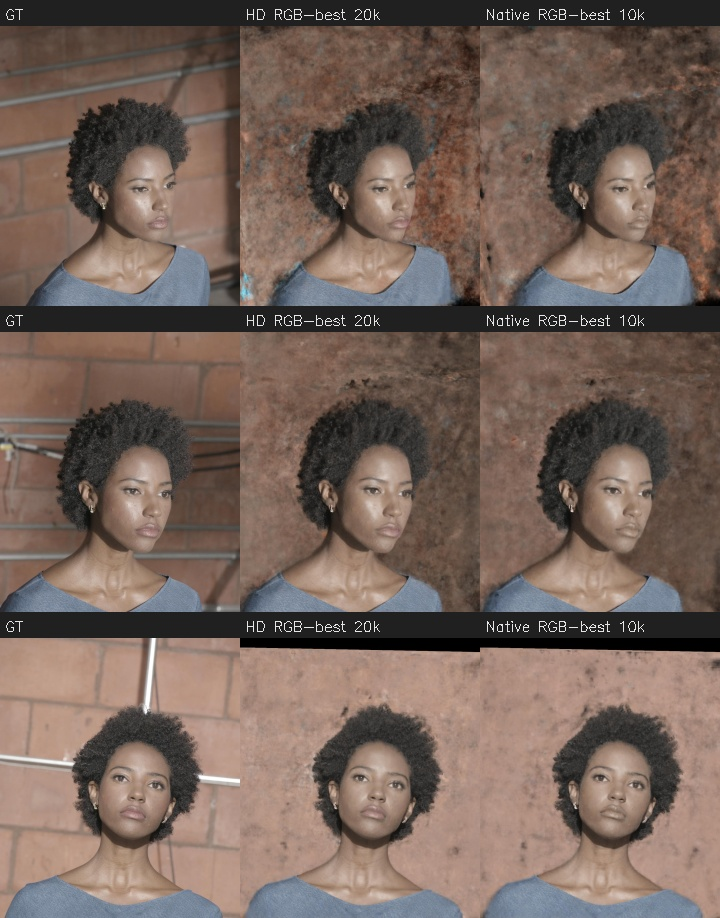
#> input picture LookCloser/experiments/assets/dec5_001055_native_head/raw_best_all3_review.jpg, 720 x 918 px
$ python -i correct_GC_generation.py   (imports and definitions only)
#> lines starting #> are read from the running program, lines starting #| are printed output that depends on the picture
from pathlib import Path
import sys,os,json,time,hashlib,fcntl,shutil
import cv2,numpy as np
V=Path('/fsx/tmp/marshawn_video_1660_2015_24fps_20261107');G=Path('/fsx/tmp/marshawn_video_source_gcrole_g1_20261108');sys.path[:0]=[str(V/'operations'),str(V/'code/LookCloser/scripts')]
from prepare_marshawn_tuning import sha,write
from marshawn_union_resolution_v5 import array_sha
from marshawn_union_guard_v53 import validate_union

def atomic_npz(p,**d):
 t=p.with_suffix('.npz.tmp')
 with t.open('wb')as f:np.savez_compressed(f,**d)
 os.replace(t,p)
def load(p):return json.loads(Path(p).read_text())
def correction(frame):
 cam='GC';f=G/'frames'/f'{frame:06d}';origin=V/'frames'/f'{frame:06d}';O=f/'generation_corrections/GC_visible_CREW_hand';done=O/'complete.json'
 if done.exists():
  r=load(done);assert sha(f/'native_masks/GC.npz')==r['new_native_sha256'];return r
 assert not(f/'native_semantic_ready.json').exists();O.mkdir(parents=True,exist_ok=True)
 qpath=V/'operations/current_native_parts_v105'/f'frame{frame:06d}'/'qualification.json';qual=load(qpath);rows=[r for r in qual['records']if r['camera']=='GC'and r['NN_pair']['family']=='hand'and r['NN_pair']['new_actor_union_pixels']>0];assert len(rows)==1
 row=rows[0];q=row['NN_pair'];x0,y0,x1,y1=row['ROI'];ms=[]
 for a in[q['a'],q['b']]:
  assert sha(a['archive'])==a['archive_sha256']
  with np.load(a['archive'])as z:ms.append(z['masks'][a['index']])
 _,labels=cv2.connectedComponents((ms[0]&ms[1]).astype('uint8'),8);part=labels==q['NN_intersection_component']
 # Reproduce the exact proposal-bounded scope used by original qualification.
 from crew_guard_plan_v53 import candidates
 cp,meta=candidates(V,frame,cam)
 with np.load(cp)as z:masks=z['masks']
 bindings=load(V/'operations/current_native_parts_v105'/f'frame{frame:06d}'/'bindings.json')['records'];b=next(r for r in bindings if r['camera']==cam and r['ROI']==row['ROI']);allowed=np.zeros_like(part)
 for pr in b['components']:
  _,lab=cv2.connectedComponents(masks[pr['instance']].astype('uint8'),8);allowed|=lab[y0:y1,x0:x1]==pr['native_component']
 allowed=cv2.distanceTransform((~allowed).astype('uint8'),cv2.DIST_L2,5)<=64;part&=allowed
 bad=np.zeros((4320,8192),bool);bad[y0:y1,x0:x1]=part
 prep=V/'operations/ordered_source_stage_v107'/f'frame{frame:06d}'/'applications/GC/old_GC.npz'
 with np.load(prep)as z:pre={k:z[k].copy()for k in z.files}
 with np.load(origin/'native_masks/GC.npz')as z:old={k:z[k].copy()for k in z.files}
 assert int(part.sum())==q['new_actor_union_pixels']and not(bad&(pre['black']|pre['grey'])).any()
 assert bad[bad].all()and old['black'][bad].all()and old['qualified_actor_rgb'][bad].all()
 assert not(old['grey']&bad).any()
 p=f/'native_masks/GC.npz';mp=p.with_suffix('.json');metadata=load(mp);up=f/metadata['union_resolution']['receipt'];u=load(up)
 before=O/'before';before.mkdir(exist_ok=True)
 for src in[p,mp,up,f/'qualified_hair_inputs/GC/application.json',f/'qualified_hair_inputs/GC/qualified_hair_native.npz']:
  shutil.copy2(src,before/(src.parent.name+'_'+src.name));assert sha(src)==sha(before/(src.parent.name+'_'+src.name))
 after={k:v.copy()for k,v in old.items()}
 for k in['black','actor_ownership_uncertain','qualified_actor_rgb']:after[k][bad]=pre[k][bad]if k in pre else False
 after['source_ineligible'][bad]=pre['source_ineligible'][bad]
 assert np.array_equal(after['grey'],old['grey'])and np.array_equal(after['unknown'],old['unknown'])
 for k in old:
  assert np.array_equal(after[k][~bad],old[k][~bad])if old[k].shape==bad.shape else np.array_equal(after[k],old[k]),k
 assert not((old['black']&~bad)&~after['black']).any()
 atomic_npz(O/'retracted_wrong_human_NN_component.npz',wrong_CREW_actor_part=bad)
 Hdir=f/'qualified_hair_inputs/GC';atomic_npz(Hdir/'qualified_hair_native.npz',qualified_actor_rgb=after['qualified_actor_rgb']);atomic_npz(p,**after)
 proof=dict(kind='CURRENT_NATIVE_HUMAN_ROLE_CORRECTION_NEW_SOURCE_GENERATION_V1',frame=frame,camera=cam,generation='gcrole_g1',source_receipt_sha256=sha(G/'sources'/str(frame)/cam/'receipt.json'),ROOT_scope='Parent authorized corrected new source generations1695/1700/1705 after direct native photo review of seated CREW hand; anatomy class and prior flow were not target identity.',origin_source_root=str(V),origin_published_source_sha256=sha(origin/'native_semantic_ready.json'),origin_native_sha256=sha(origin/'native_masks/GC.npz'),original_SEM_qualification=str(qpath),original_SEM_qualification_sha256=sha(qpath),original_SEM_record=row,immutable_pre_SEM_native=str(prep),immutable_pre_SEM_native_sha256=sha(prep),retracted_mask_archive=str(O/'retracted_wrong_human_NN_component.npz'),retracted_mask_archive_sha256=sha(O/'retracted_wrong_human_NN_component.npz'),retracted_mask_array_sha256=array_sha(bad),retracted_pixels=int(bad.sum()),native_hair_archive_sha256=sha(Hdir/'qualified_hair_native.npz'),native_hair_mask_sha256=array_sha(after['qualified_actor_rgb']),new_native_sha256=sha(p),all_unrelated_actor_pixels_preserved=True,geometry_UNKNOWN_array_unchanged=True,source_veto_restored_from_immutable_preSEM_exact_scope=True,original_published_generation_not_modified=True,retained_qualified_H_is_same_frame_original_current_NN_evidence=True,no_NN_inference_or_training_claim=True,created=time.time());write(Hdir/'application.json',proof)
 target=(after['black']|after['grey'])&~after['source_ineligible'];u.update(new_native_sha256=sha(p),eligible_pre_union_sha256=array_sha(target),eligible_post_union_sha256=array_sha(target),ownership_uncertain_sha256=array_sha(after['actor_ownership_uncertain']),pre_union_eligible_pixels=int(target.sum()),post_union_eligible_pixels=int(target.sum()),qualified_current_actor_additions=[dict(kind='retained_current_NN_actor_evidence_after_wrong_human_retraction',receipt='qualified_hair_inputs/GC/application.json',receipt_sha256=sha(Hdir/'application.json'))],qualified_actor_rgb_sha256=array_sha(after['qualified_actor_rgb']),source_generation_role_correction=dict(path=str(O/'complete.json'),origin_native_sha256=sha(origin/'native_masks/GC.npz')));write(up,u)
 metadata['archive_sha256']=sha(p);metadata['union_resolution'].update(receipt_sha256=sha(up),eligible_pre_union_sha256=array_sha(target),actor_ownership_uncertain_pixels=int(after['actor_ownership_uncertain'].sum()));metadata['qualified_hair']=dict(receipt='qualified_hair_inputs/GC/application.json',receipt_sha256=sha(Hdir/'application.json'),mask_sha256=array_sha(after['qualified_actor_rgb']));metadata['source_generation']=dict(generation='gcrole_g1',original_inference_receipts_not_rewritten=True,role_correction_receipt='generation_corrections/GC_visible_CREW_hand/complete.json');write(mp,metadata)
 validate_union(G,frame,cam);proof.update(new_native_metadata_sha256=sha(mp),new_union_receipt_sha256=sha(up),union_conservation_pass=True);write(done,proof)
 print(frame,'CORRECTED',int(bad.sum()),sha(p),flush=True);return proof
# [3 lines not run here, left out]

>>> import cv2
>>> picture = cv2.imread('../../../experiments/assets/dec5_001055_native_head/raw_best_all3_review.jpg', cv2.IMREAD_GRAYSCALE)
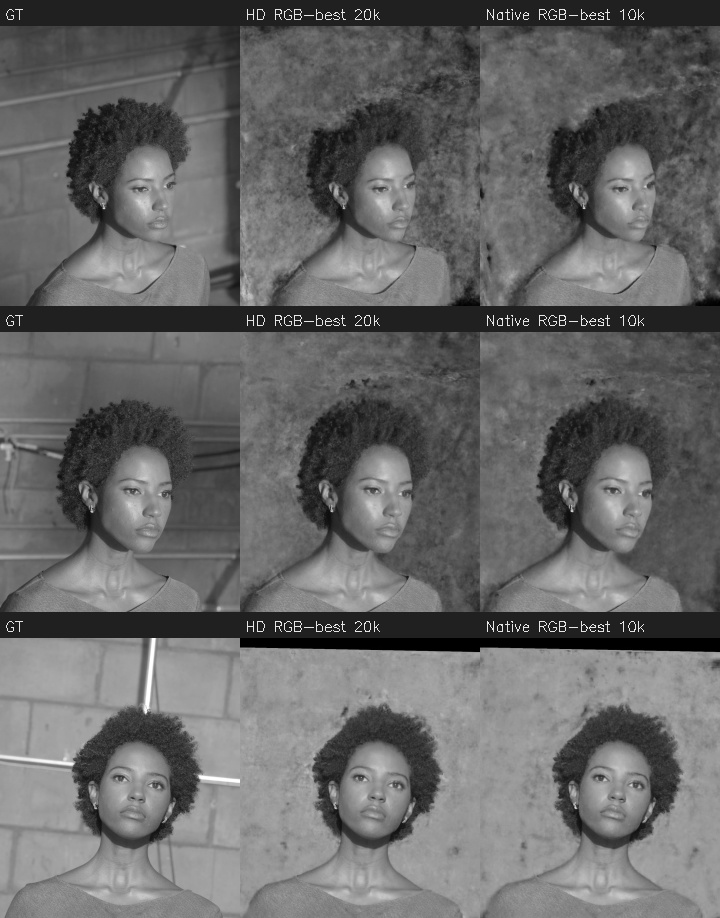
#> picture: shape (918, 720); min 0, max 255, mean 103.8
#> (the run stopped early here; a loop or call above may not have finished)

$ run again, on LookCloser/experiments/assets/dec5_001055_native_head/train_input_hair_detail.jpg
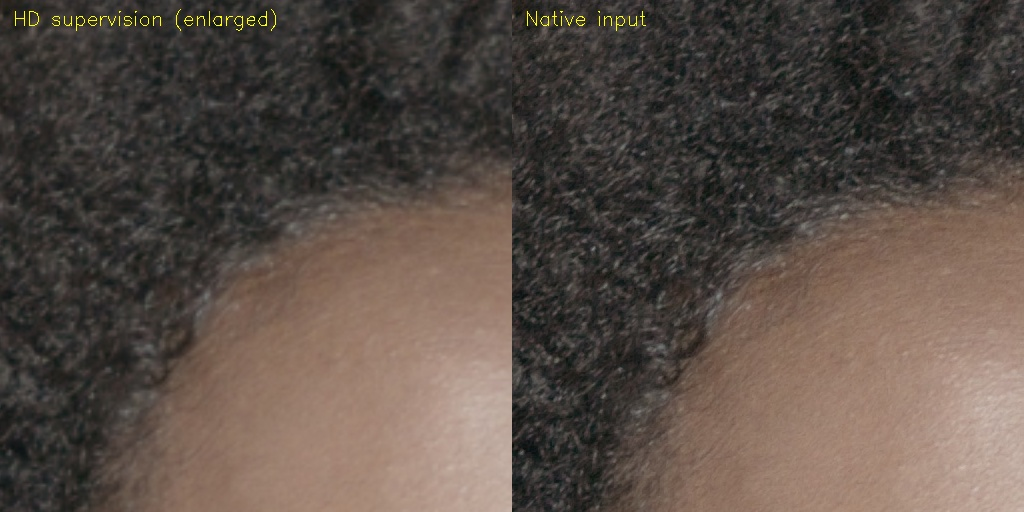
#> input picture LookCloser/experiments/assets/dec5_001055_native_head/train_input_hair_detail.jpg, 1024 x 512 px
#> `picture = cv2.imread('../../../experiments/assets/dec5_001055_native_h..`:
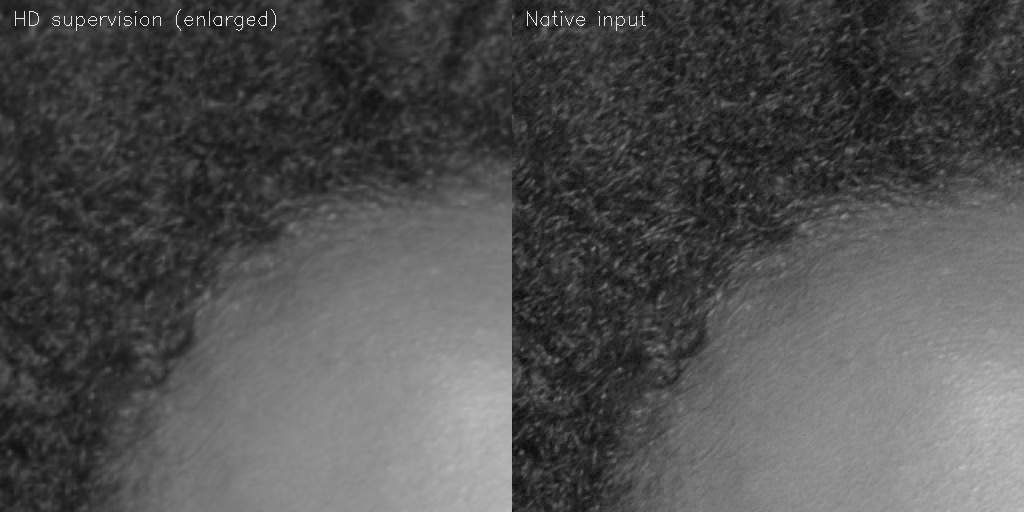
#> picture: shape (512, 1024); min 12, max 232, mean 80
